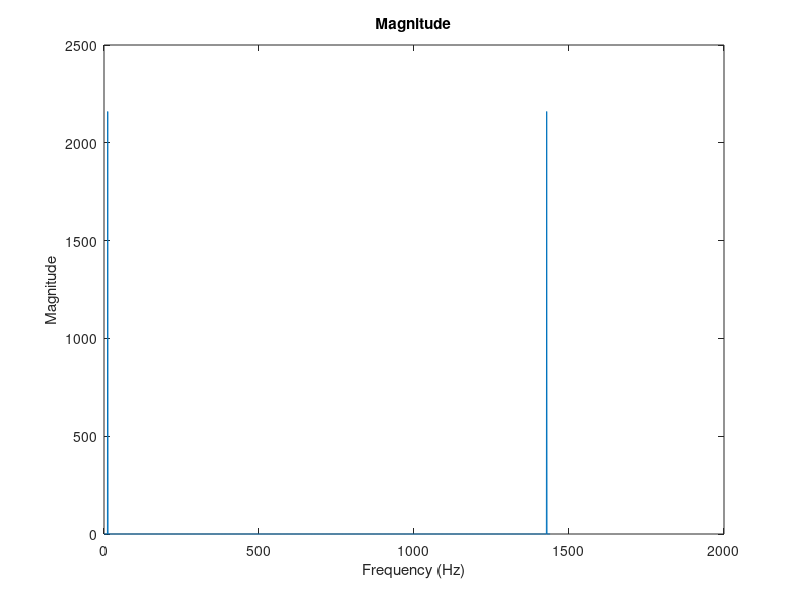

The MATLAB script that drew this image:
f=12
% #y(t)=3*sin(2 * pi * f * t + pi / 8)
Ts = 1/(12*120)
t = 0:Ts:1-Ts;
x = 3 * sin(2 * pi *f*t + pi/8);
plot(t, x);
w=2*f 
y = fft(x);
fs = 1/Ts;
f = (0:length(y)-1)*fs/length(y);
% f = 0:5:20;
plot(f, abs(y))
% ylabel('Amplitude')
% xlabel('Time(s)')
xlabel('Frequency (Hz)')
ylabel('Magnitude')
title('Magnitude')